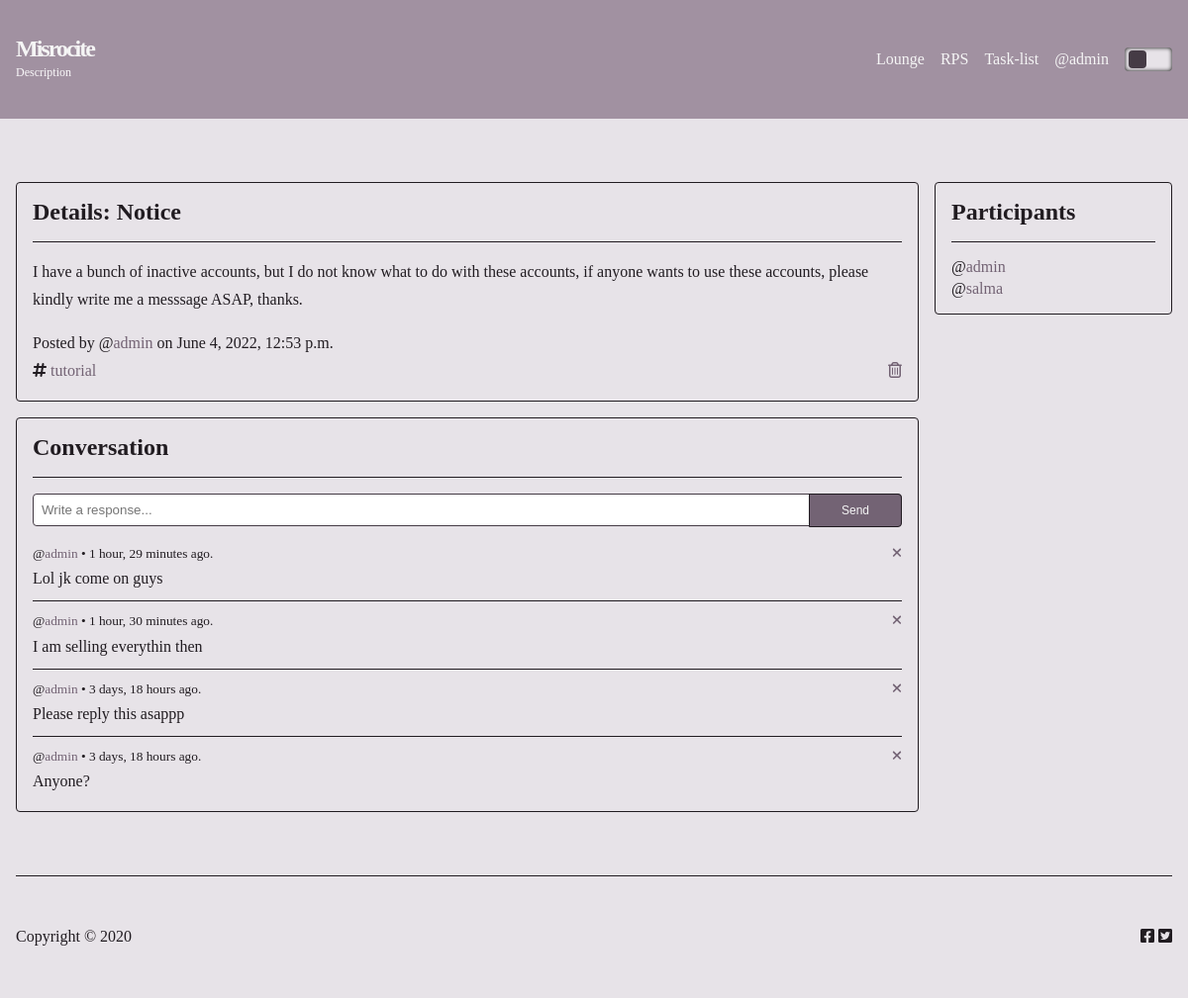
/lounge/2/ (signed in), run on the app's committed database.
### base/models.py (models this page shows, shortened)
class Lounge(models.Model):
	host = models.ForeignKey(User, on_delete=models.SET_NULL, null=True)
	topic = models.ForeignKey(Topic, on_delete=models.SET_NULL, null=True)
	name = models.CharField(max_length=100)
	description = models.TextField(null=True, blank=True)
	participants = models.ManyToManyField(User, related_name='participants', blank=True)
	updated = models.DateTimeField(auto_now=True)
	created = models.DateTimeField(auto_now_add=True)
	class Meta(object):
		ordering = [
			'-updated',
			'-created',
		]

class Topic(models.Model):
	name = models.CharField(max_length=100)

class Message(models.Model):
	user = models.ForeignKey(User, on_delete=models.CASCADE)
	lounge = models.ForeignKey(Lounge, on_delete=models.CASCADE)
	body = models.TextField()
	updated = models.DateTimeField(auto_now=True)
	created = models.DateTimeField(auto_now_add=True)
	class Meta(object):
		ordering = [
			'-updated',
			'-created',
		]

### base/views.py (the view, shortened to what this page needs)
# urls.py: path('lounge/<id>/', lounge_details, name='lounge_details'),
def lounge_details(request, id):
	each = Lounge.objects.get(id=id)
	msgs = each.message_set.all().order_by('-created')
	parties = each.participants.all()
	topics = Topic.objects.all()
	param = {
		'lounge': each,
		'msgs': msgs,
		'parties': parties,
		'topics': topics,
	}
	return render(request, 'base/lounge-details.html', param)

### templates/base/lounge-details.html (shortened to what this page needs)
{% extends 'base.html' %}
{% block content %}
<section id="details">
    <div class="container">
        <div class="row">
            <div class="left">
                <div class="wrap">
                    <h2 class="text-title">Details: {{ lounge.name }}</h2>
                    <p class="description">{{lounge.description}}</p>
                    <p>Posted by @<a href="{% url 'profile' lounge.host.id %}" class="link">{{lounge.host.username}}</a> on {{lounge.created}}</p>
                    <div class="text-lower among-spaces">
                        <p class="text-tags">
                            <span class="fas fa-hashtag"></span>&nbsp;<a href="{% url 'lounge' %}?query={{ lounge.topic.name }}" class="link">{{lounge.topic.name}}</a>
                        </p>
                        {% if request.user == lounge.host %}
                        <a href="{% url 'lounge_delete' lounge.id %}" class="link">
                            <span class="far fa-trash-alt"></span>
                        </a>
                    	{% endif %}
                    </div>
                </div>
                <div class="forum wrap">
                    <h2 class="text-title">Conversation</h2>
                    {% if request.user.is_authenticated %}
                    <div class="comets">
                        <form action="{% url 'lounge_details' lounge.id %}" method="POST" class="among-spaces">
                            <input type="text" class="form-control" placeholder="Write a response..." name="comets" autocomplete="off" required="exactly" />
                            <button type="submit" class="btn btn-send" role="button">Send</button>
                        </form>
                    </div>
                    {% else %}
                    <div class="comets">
                    	<p><a href="{% url 'auth' %}" class="link underlined">Login/Register</a> to use this feature.</p>
                    </div>
                    {% endif %}
                    {% if msgs %}
                    {% for msg in msgs %}
                    <div class="forum-body">
                        <small class="among-spaces">
                            <p>@<a href="{% url 'profile' msg.user.id %}" class="link">{{ msg.user }}</a> • {{ msg.created|timesince }} ago.</p>
                            {% if request.user == msg.user %}
                            <a href="{% url 'msg_delete' msg.id %}?lounge={{ lounge.id }}" class="link"><span class="fas fa-times"></span></a>
                            {% endif %}
                        </small>
                        <p>{{msg.body}}</p>
                    </div>
                    {% endfor %}
                    {% else %}
                    <p>No conversation yet available.</p>
                    {% endif %}
                </div>
            </div>
            <div class="right">
                <div class="party wrap">
                    <h2 class="text-title">Participants</h2>
                    <ul class="list-group">
                        {% if parties %}
                        {% for party in parties %}
                        <li class="list-group-item">@<a href="{% url 'profile' party.id %}" class="link">{{ party }}</a></li>
                        {% endfor %}
                        {% else %}
                        <p>No participant just yet.</p>
                        {% endif %}
                    </ul>
                </div>
            </div>
        </div>
    </div>
</section>
{% endblock content %}

### templates/navbar.html (shortened to what this page needs)
<nav class="navbar">
	<div class="container">
		<div class="row">
			<div class="logo">
	            <div class="logo-group">
	            	<a href="/">
						<h2>Misrocite</h2>
	            	</a>
					<p class="smol">Description</p>
	            </div>
			</div>
			<div class="menu">
				<ul>
					<li><a href="{% url 'lounge' %}">Lounge</a></li>
					<li><a href="{% url 'rps' %}">RPS</a></li>
					<li><a href="{% url 'task' %}">Task-list</a></li>
					{% if request.user.is_authenticated %}
					<li class="dropdown">
						<a href="#">@{{ user.username }}</a>
					</li>
					{% else %}
					<li><a href="{% url 'auth' %}" class="login">Login</a></li>
					{% endif %}
				</ul>
				<div class="bar">
					<div class="circle"></div>
				</div>
			</div>
		</div>
	</div>
</nav>

### assets/css/style.css (style rules this page uses)
:root { --link-color: hsla(298deg, 8%, 42%, 1); --text-color: hsla(298deg, 8%, 12%, 1); --mute-color: hsla(298deg, 8%, 98%, 1); --background-color: hsla(298deg, 8%, 90%, 1); --primary-light-color: hsla(298deg, 8%, 60%, 1); --primary-normal-color: hsla(298deg, 8%, 42%, 1); --primary-dark-color: hsla(298deg, 8%, 25%, 1); --border-color: hsla(298deg, 8%, 83%, 1); --border-nox-color: hsla(298deg, 8%, 12%, 1); --tag-color: hsla(298deg, 8%, 82%, 1); --black: hsla(0deg, 0%, 0%, 1); --white: hsla(0deg, 0%, 96%, 1); --red: hsla(0deg, 20%, 42%, 1); --green: hsla(120deg, 20%, 42%, 1); --blue: hsla(210deg, 20%, 42%, 1); --yellow: hsla(72deg, 20%, 42%, 1); --header-size: 1.5rem; --normal-size: .em; --smol-size: .75em; }
*, *::before, *::after { margin: 0; padding: 0; box-sizing: border-box; }
p { font-size: var(--normal-size); line-height: 1.75; }
body { font-family: 'Ubuntu'; background-color: var(--background-color); color: var(--text-color); }
.row { display: flex; grid-gap: 1rem; }
.smol { font-size: var(--smol-size); color: var(--mute-color); }
a.link { color: var(--link-color); animation: blink 4200ms infinite; transition: all 300ms ease-in-out; text-decoration: none; }
.bar { width: 48px; height: 24px; background-color: var(--background-color); border-radius: .25rem; display: flex; align-items: center; position: relative; cursor: pointer; box-shadow: inset 0 0 .25rem var(--black); }
.circle { cursor: pointer; position: absolute; left: 4px; width: 18px; height: 18px; border-radius: .25rem; background-color: var(--primary-dark-color); transition: all 300ms ease-in-out; }
.navbar { position: relative; z-index: 19; }
.navbar .container { background-color: var(--primary-light-color); }
.navbar, .navbar a, .menu-mobile a { color: var(--white); }
.navbar a, .menu-mobile a { text-decoration: none; transition: all 300ms ease-in-out; }
.navbar .container .row { padding: .625rem 1rem; margin: auto; max-width: 1280px; width: 100%; height: 120px; justify-content: space-between; align-items: center; }
.jumbotron h1, .navbar .logo-group h2 { letter-spacing: -2px; }
.navbar .logo { display: flex; align-items: center; justify-content: center; grid-gap: 1rem; }
.navbar .menu { display: flex; grid-gap: 1rem; align-items: center; }
.navbar .menu ul { display: flex; grid-gap: 1rem; }
.navbar .menu ul li { list-style-type: none; }
.navbar .menu ul li.dropdown { position: relative; }
section { margin: auto; max-width: 1280px; width: 100%; padding: 4rem 1rem; }
.among-spaces { display: flex; justify-content: space-between; align-items: center; position: relative; }
.text-title { position: relative; border-bottom: 1px solid var(--border-nox-color); padding-bottom: 1rem; }
#details .left { flex: 1 0 360px; }
#details .description { margin-bottom: 1rem; }
#details .comets { margin: 1rem 0; }
#details .text-title { margin-bottom: 1rem; }
#details .right { flex: 0 0 240px; }
#details .wrap { padding: 1rem; border: 1px solid var(--border-nox-color); border-radius: .25rem; }
#details .forum { margin-top: 1rem; }
#details .form-control { border: 1px solid var(--primary-dark-color); border-radius: .25rem; padding: .5rem; width: 100%; }
#details .party ul li { list-style-type: none; }
#details .party ul { display: flex; flex-direction: column; grid-gap: .25rem; }
#details .forum-body + .forum-body { padding-top: .5rem; margin-top: .5rem; border-top: 1px solid var(--border-nox-color); }
.btn-send { border: 1px solid var(--border-nox-color); border-radius: 0 .25rem .25rem 0; height: 34px; padding: 0 2rem; background-color: var(--primary-normal-color); transition: all 300ms ease-in-out; color: var(--white); cursor: pointer; text-decoration: none; font-size: var(--smol-size); position: absolute; right: 0; }

### data on the page
Lounge: name "Notice", description "I have a bunch of inactive accounts, but I do not know what to do with these accounts, if anyone wants to use these accounts, please kindly write me a messsage ASAP, thanks.", host.username "admin", created "June 4, 2022, 12:53 p.m.", topic.name "tutorial"
Message: user "admin", created "1 hour, 29 minutes", body "Lol jk come on guys"
Message: user "admin", created "1 hour, 30 minutes", body "I am selling everythin then"
Message: user "admin", created "3 days, 18 hours", body "Please reply this asappp"
Message: user "admin", created "3 days, 18 hours", body "Anyone?"

### other printed values
{{ user.username }} "admin"
{{ party }} "admin"
{{ party }} "salma"
